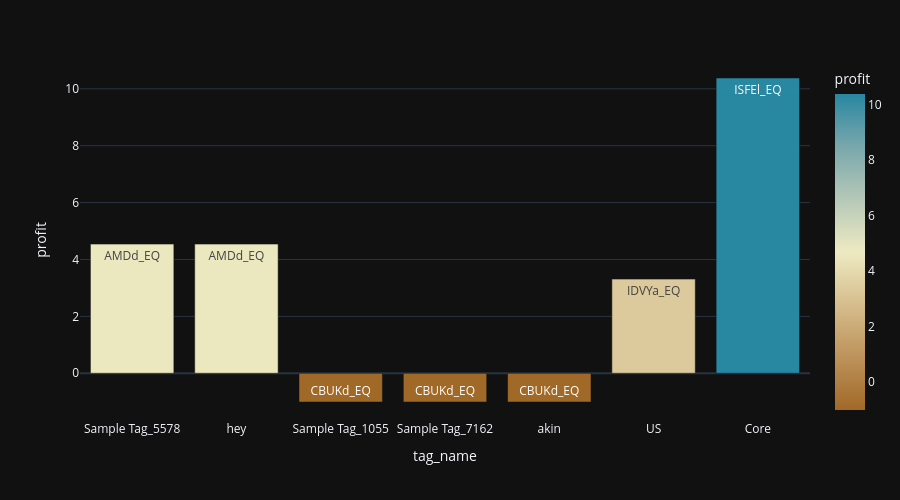

This figure's notebook cell:
### Code cell
fig = px.bar (
  current_profit_per_tag.reset_index (),
  "tag_name",
  "profit",
  # facet_col="Pclass",
  color="profit",
  color_continuous_scale="earth",
#   color_discrete_sequence="Tealgrn_r",
  text="name",
)

fig.update_layout (
  height=500,
)

### Figure 1 — Plotly figure (JSON) as saved in the notebook; plotly's stock layout.template omitted (floating-point values rounded to 4 significant figures)
{"data": [{"hovertemplate": "tag_name=%{x}<br>profit=%{marker.color}<br>name=%{text}<extra></extra>", "legendgroup": "", "marker": {"color": [4.54, 4.54, -1.01, -1.01, -1.01, 3.31, 10.38], "coloraxis": "coloraxis", "pattern": {"shape": ""}}, "name": "", "orientation": "v", "showlegend": false, "text": ["AMDd_EQ", "AMDd_EQ", "CBUKd_EQ", "CBUKd_EQ", "CBUKd_EQ", "IDVYa_EQ", "ISFEl_EQ"], "textposition": "auto", "type": "bar", "x": ["Sample Tag_5578", "hey", "Sample Tag_1055", "Sample Tag_7162", "akin", "US", "Core"], "xaxis": "x", "y": [4.54, 4.54, -1.01, -1.01, -1.01, 3.31, 10.38], "yaxis": "y"}], "layout": {"barmode": "relative", "coloraxis": {"colorbar": {"title": {"text": "profit"}}, "colorscale": [[0, "rgb(161, 105, 40)"], [0.1667, "rgb(189, 146, 90)"], [0.3333, "rgb(214, 189, 141)"], [0.5, "rgb(237, 234, 194)"], [0.6667, "rgb(181, 200, 184)"], [0.8333, "rgb(121, 167, 172)"], [1, "rgb(40, 135, 161)"]]}, "height": 500, "legend": {"tracegroupgap": 0}, "margin": {"t": 60}, "xaxis": {"anchor": "y", "domain": [0, 1], "title": {"text": "tag_name"}}, "yaxis": {"anchor": "x", "domain": [0, 1], "title": {"text": "profit"}}}}
